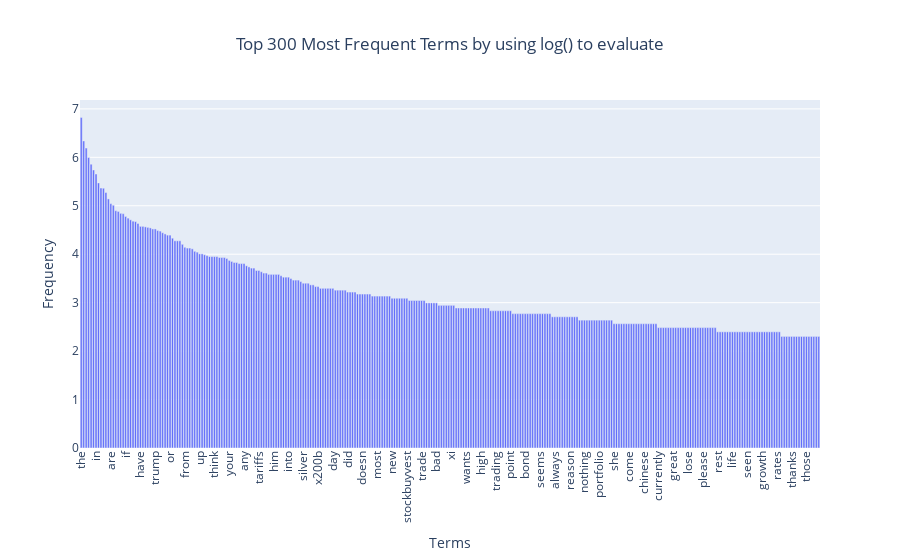

Notebook code for this chart:
### Code cell
import plotly.express as px
import numpy as np

# 找出詞頻最高的前 30 個詞
vocab = count_vect.get_feature_names_out()
term_frequencies_log = [math.log(i) for i in term_frequencies]
freqs = np.asarray(term_frequencies_log, dtype=float)

# .argsort() 會把 freqs 由小到大排序
top_idx = np.argsort(freqs)[-300:][::-1]
top_words = vocab[top_idx]
top_freqs = freqs[top_idx]

fig = px.bar(
    x=top_words, 
    y=top_freqs,
    labels={'x': 'Terms', 'y': 'Frequency'},
    title='Top 300 Most Frequent Terms by using log() to evaluate',
)

fig.update_layout(xaxis_tickangle=-90) 
fig.update_layout(title={'x':0.5})
fig.show()

### Figure 1 — Plotly figure (JSON) as saved in the notebook; plotly's stock layout.template omitted (floating-point values rounded to 4 significant figures; data arrays with more than 128 entries replaced by an {"elided": "..."} marker saying what was removed)
{"data": [{"hovertemplate": "Terms=%{x}<br>Frequency=%{y}<extra></extra>", "legendgroup": "", "marker": {"color": "#636efa", "pattern": {"shape": ""}}, "name": "", "orientation": "v", "showlegend": false, "textposition": "auto", "type": "bar", "x": {"elided": "300 str values"}, "xaxis": "x", "y": {"elided": "300 float values"}, "yaxis": "y"}], "layout": {"barmode": "relative", "legend": {"tracegroupgap": 0}, "title": {"text": "Top 300 Most Frequent Terms by using log() to evaluate", "x": 0.5}, "xaxis": {"anchor": "y", "domain": [0, 1], "tickangle": -90, "title": {"text": "Terms"}}, "yaxis": {"anchor": "x", "domain": [0, 1], "title": {"text": "Frequency"}}}}
